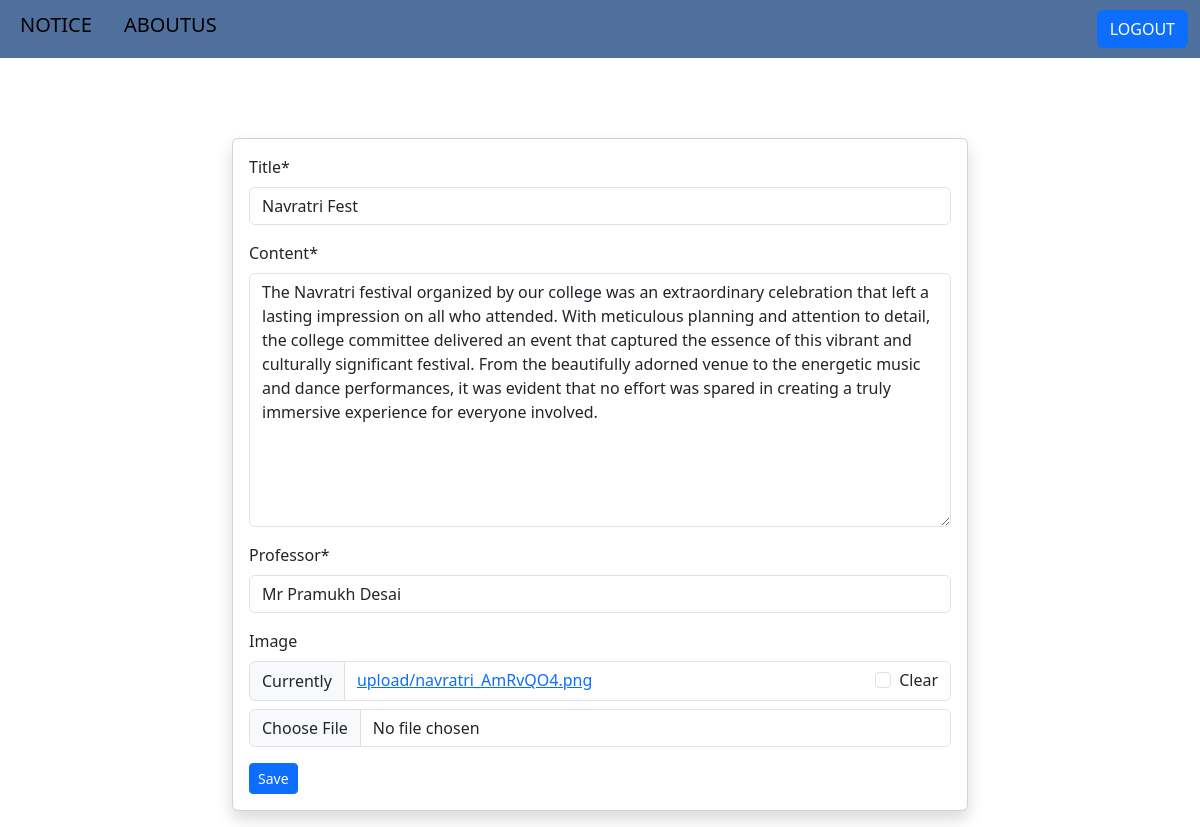
Page /notice/post_edit/59/ on the committed database.
### notice/models.py (models this page shows, shortened)
class postmodel(models.Model):
    title = models.CharField(max_length=100)
    content = models.TextField()
    Professor = models.CharField(max_length=100)
    image=models.ImageField(upload_to='upload/',null=True,blank=True,validators=[FileExtensionValidator(['png','jpg'])])
    date_created = models.DateTimeField(auto_now_add=True)
    class Meta:
        ordering = ('-date_created',)

### notice/views.py (the view)
# urls.py: path('post_edit/<int:pk>/', views.post_edit, name='blog-post-edit'),
def post_edit(request, pk):
    posts = postmodel.objects.get(id=pk)
    if request.method == 'POST':
        form = PostUpdateForm(request.POST, instance=posts)
        if form.is_valid():
            form.save()
        return redirect('blog-post-detail', pk=posts.id)
    else:
        form = PostUpdateForm(instance=posts)
    context = {
        'posts': posts,
        'form': form,
    }
    return render(request, 'notice/post_edit.html', context)

### notice/forms.py
class PostUpdateForm(forms.ModelForm):
    class Meta:
        model = postmodel
        fields = ('title', 'content','Professor','image')

### TEMPLATES/notice/post_edit.html (shortened to what this page needs)
{% extends 'partials/base.html' %}
{% load crispy_forms_tags %}
{% block content %}
<div class="container">
    <div class="row mt-5 pt-3">
        <div class="col-md-8 offset-md-2">
            <div class="card my-3 shadow">
                <div class="card-body">
                    <form method="POST">
                        {{ form|crispy }}
                        <input class="btn btn-primary btn-sm" type="submit" value="Save">
                    </form>
                </div>
            </div>
        </div>
    </div>
</div>
{% endblock %}

### rows in the picture
postmodel: title "Navratri Fest", content "The Navratri festival organized by our college was an extraordinary celebration that left a lasting impression on all who attended. With meticulous planning and attention to detail, the college committee delivered an event that captured the essence of this vibrant and culturally significant festival. From the beautifully adorned venue to the energetic music and dance performances, it was evident that no effort was spared in creating a truly immersive experience for everyone involved.", Professor "Mr Pramukh Desai"
